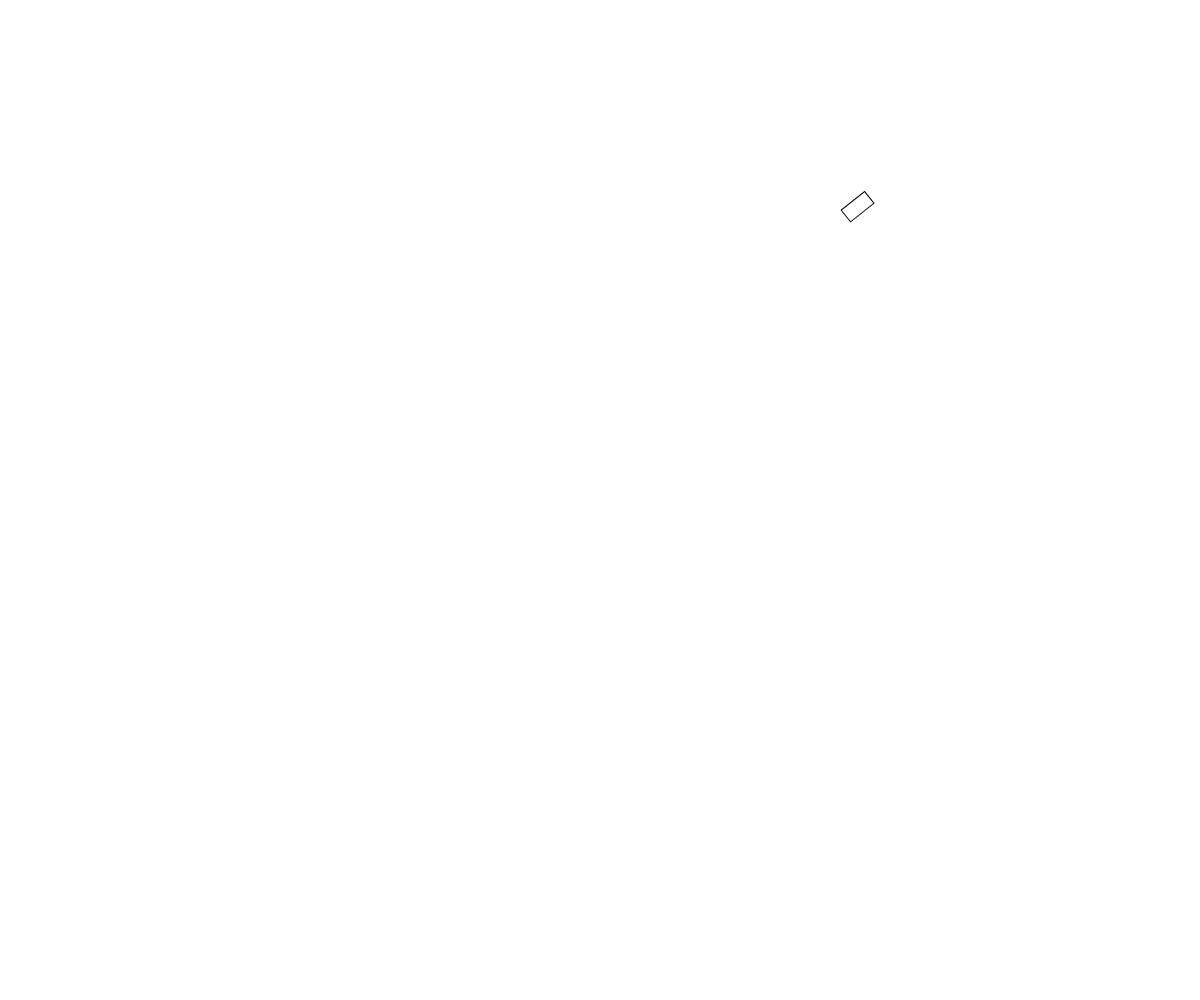
Frame 1 (no input)
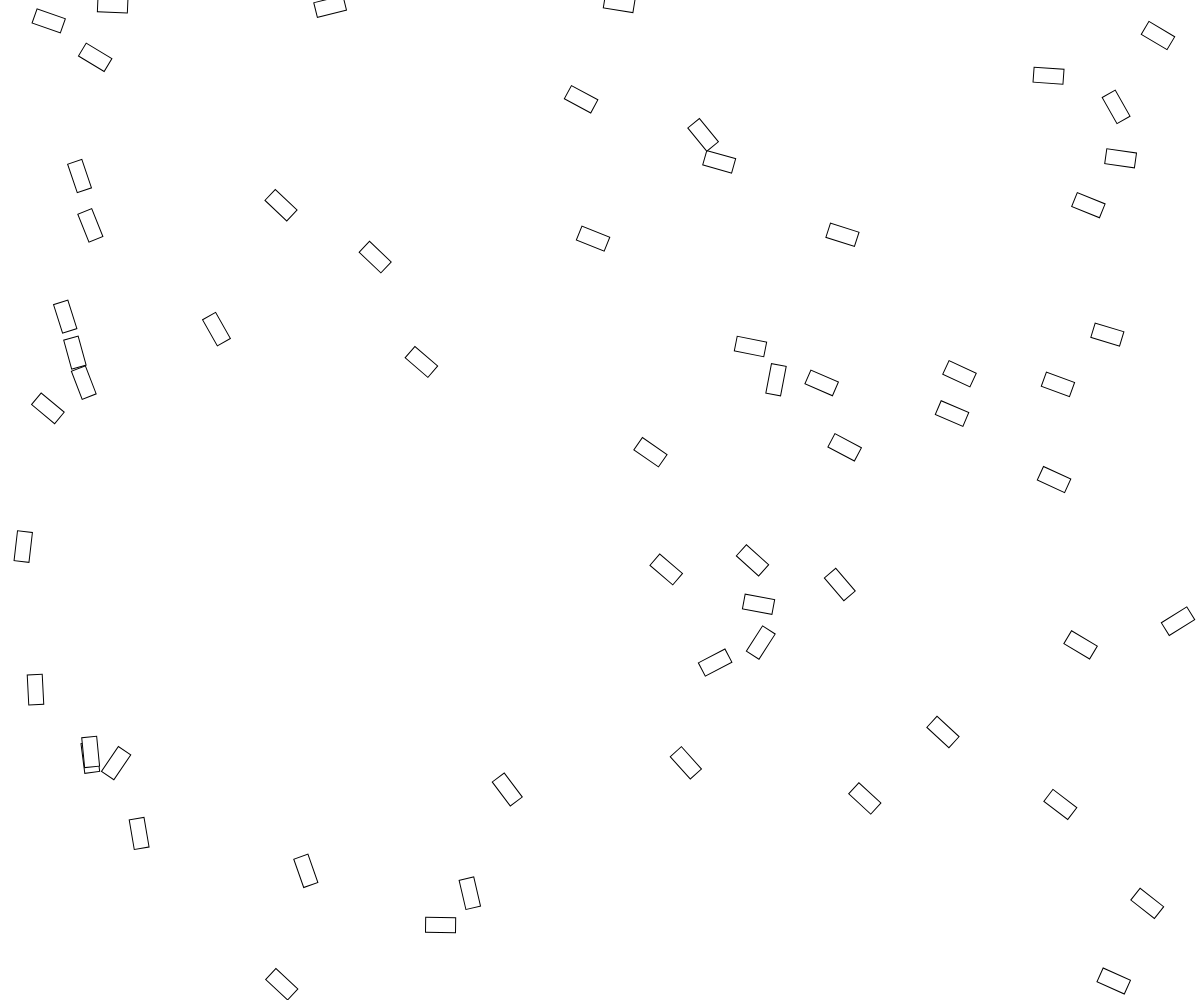
Frame 60 (no input)
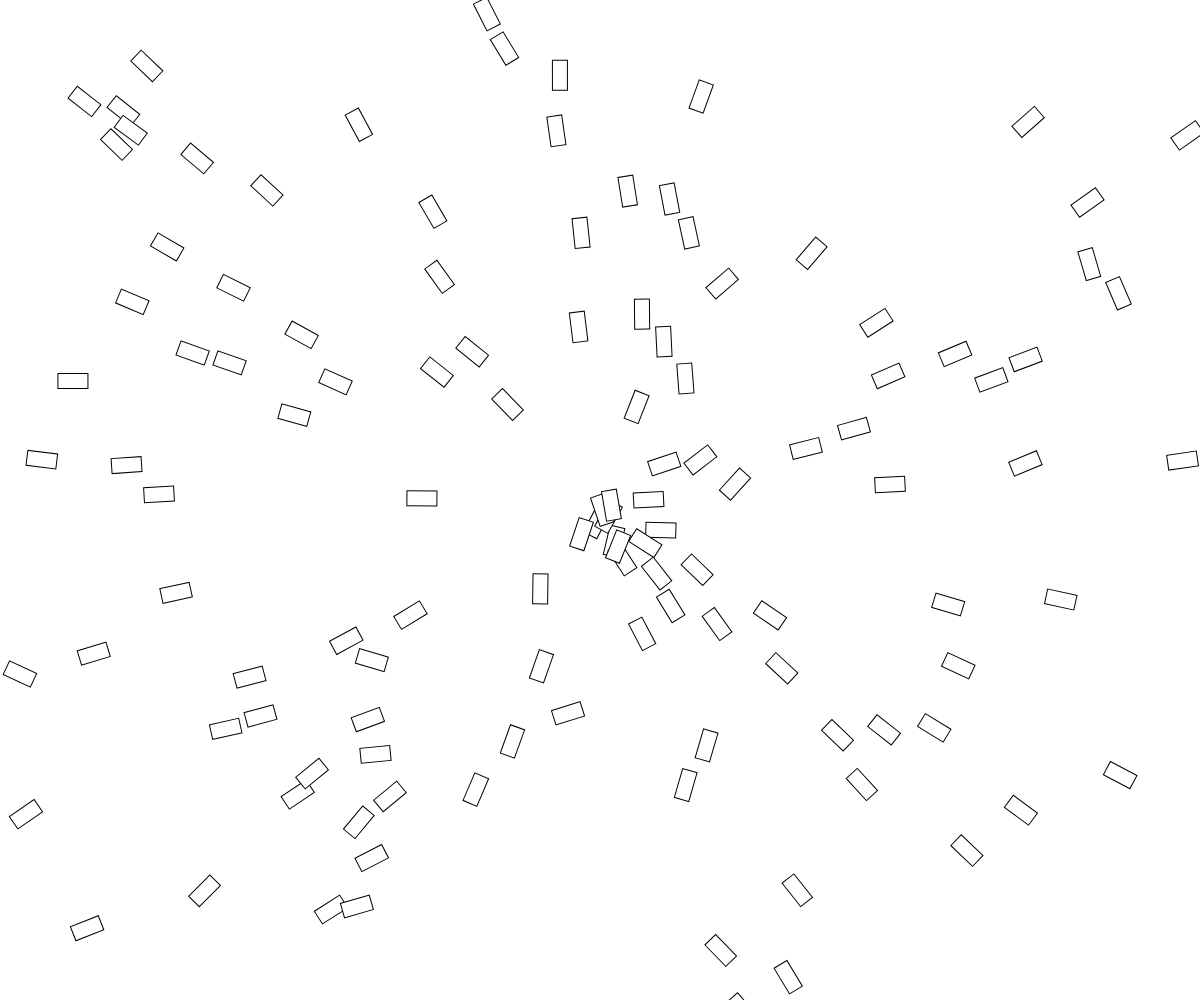
Frame 120 (the mouse pressed at the canvas centre since frame 60)

The p5.js sketch that drew these frames (run headless with seeded random() and noise() and a simulated clock; from frame 60 on, the mouse is pressed at the canvas centre):

// p5.js sketch
// ── sketch.js
let damping = 1;

let group = [];

//----------------------------------------------
// Create a new canvas to match the browser size
function setup() {
  createCanvas(windowWidth, windowHeight);
}

//----------------------------------------------
// On window resize, update the canvas size
function windowResized() {
  resizeCanvas(windowWidth, windowHeight);
}

//----------------------------------------------
// Main render loop 
function draw() {
  // Fill in the background
  background(255);  
  
  if (group.length < 150) {
    let agent = createAgent(); 
    group.push(agent);
  }
  
  let mouse = new p5.Vector(mouseX, mouseY);
    
  for (let agent of group) { 
    // behaviours
    seek(agent, mouse, 1);
  
    separate(agent, group, 1.5);
    align(agent, group);
    cohesion(agent, group);
     
    move(agent);
    wrap(agent);  // teleport the agent back to the other side
    render(agent);
  }
}

//----------------------------------------------
function createAgent() {
  let newAgent = { 
    pos: new p5.Vector(random(width), random(height)),  // pos -> position   
    vel: new p5.Vector(random(-1, 1), random(-1, 1)),   // vel -> velocity 
    acc: new p5.Vector(),  
    maxspeed: random(2, 6), 
    maxforce: random(0.05, 0.2), 
  };  
  return newAgent; 
}

//----------------------------------------------
function render(agent) { 
  rectMode(CENTER);
  push(); 
  translate(agent.pos.x, agent.pos.y);
  rotate(agent.vel.heading());  
  rect(0, 0, 30, 15);  
  pop();
}

//----------------------------------------------
function move(agent) {  
  agent.vel.add(agent.acc);       // vel = vel + acc   
  agent.vel.mult(damping);
  agent.pos.add(agent.vel);       // pos = pos + vel    
  agent.acc.mult(0);              // acc = acc * 0 --> resets
}

//----------------------------------------------
function wrap(agent) {
  if (agent.pos.x < -100) agent.pos.x = width+100; 
  if (agent.pos.y < -100) agent.pos.y = height+100; 
  if (agent.pos.x > width+100) agent.pos.x = -100; 
  if (agent.pos.y > height+100) agent.pos.y = -100;   
}


//----------------------------------------------
function applyForce(agent, force, strength=1) {
  force.mult(strength);
  agent.acc.add(force);           // add the force to the agent's acceleration 
}

//----------------------------------------------
function seek(agent, target, strength=1) {
  let targetDirection = p5.Vector.sub(target, agent.pos); // targetDirection = target - agent.pos 
  targetDirection.normalize();  // 
  targetDirection.mult(agent.maxspeed);
  
  steer(agent, targetDirection, strength);
}

//----------------------------------------------
function steer(agent, targetDirection, strength=1) { 
  let steer = p5.Vector.sub(targetDirection, agent.vel); 
  steer.limit(agent.maxforce);
  applyForce(agent, steer, strength);
}

//----------------------------------------------
function separate(agent, group, strength=1) {
  
  let separation = 40;  // radius
  
  let sum = new p5.Vector(); 
  let count = 0;
  
  for (let other of group) {
    let d = agent.pos.dist(other.pos);    
    if (d > 0 && d < separation) { 
      let diff = p5.Vector.sub(agent.pos, other.pos); 
      diff.normalize();  // weight in favor of the closer objects
      diff.div(d);       
      sum.add(diff);
      count++;  // keep track of how many we've added to sum 
    }    
  }
   
  if (count > 0) {
    sum.div(count);
    sum.setMag(agent.maxspeed);
    // steer towards the averaged sum 
    steer(agent, sum, strength);  
  }
}

//----------------------------------------------
function align(agent, group, strength=1) {
   
  let neighborhood = 50; 
  
  let sum = new p5.Vector(); 
  let count = 0;
  
  for (let other of group) {
    let d = agent.pos.dist(other.pos);    
    if (d > 0 && d < neighborhood) { 
      sum.add(other.vel); // velocity -> heading 
      count++;
    }
  }
  
  if (count > 0) {
    sum.div(count);    
    sum.normalize(); 
    sum.mult(agent.maxspeed);
    // steer towards the averaged sum 
    steer(agent, sum, strength);  
  }
}


//----------------------------------------------
function cohesion(agent, group, strength=1) {
   
  let neighborhood = 50; 
  
  let sum = new p5.Vector(); 
  let count = 0;
  
  for (let other of group) {
    let d = agent.pos.dist(other.pos);    
    if (d > 0 && d < neighborhood) { 
      sum.add(other.pos); // velocity -> heading 
      count++;
    }
  }
  
  if (count > 0) {
    sum.div(count);
    // steer towards the averaged sum 
    steer(agent, sum, strength);  
  }
}
